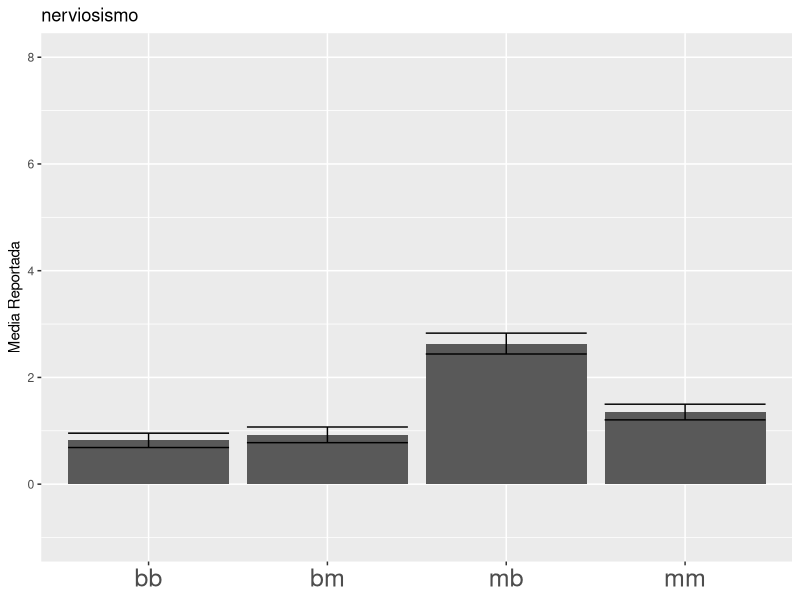
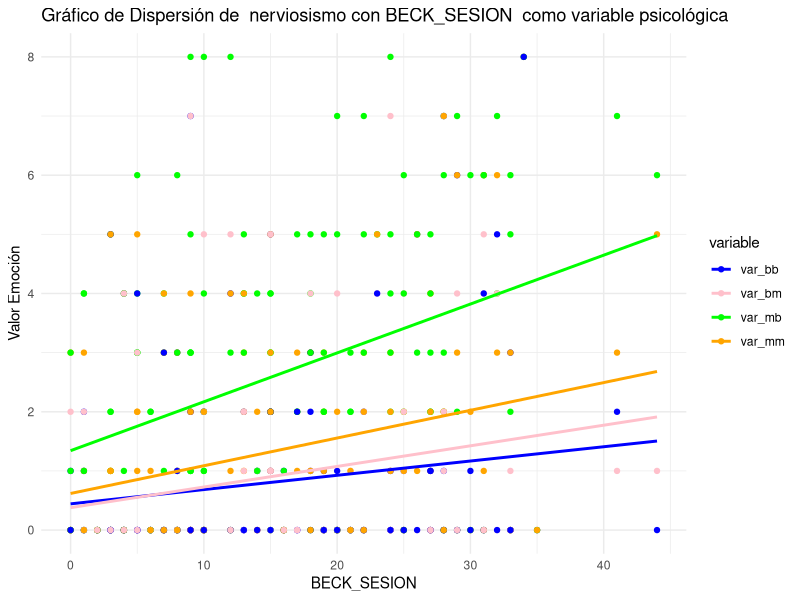
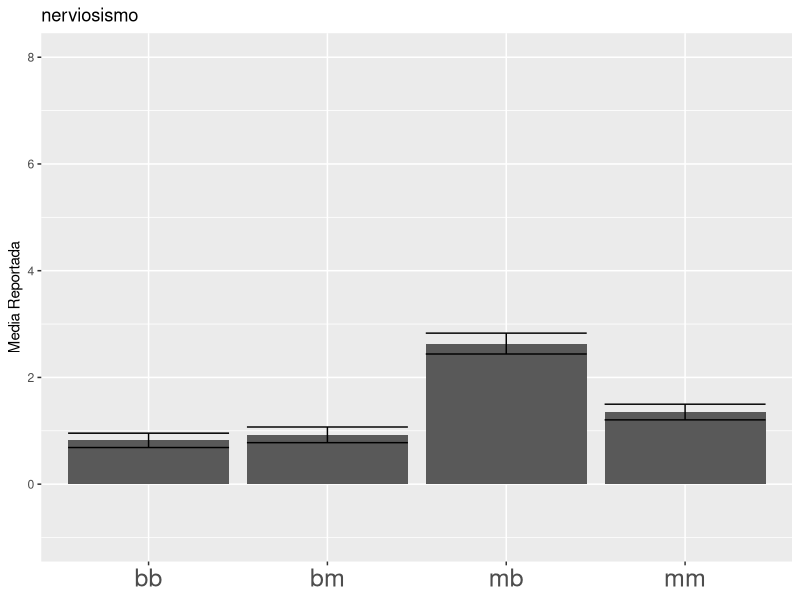
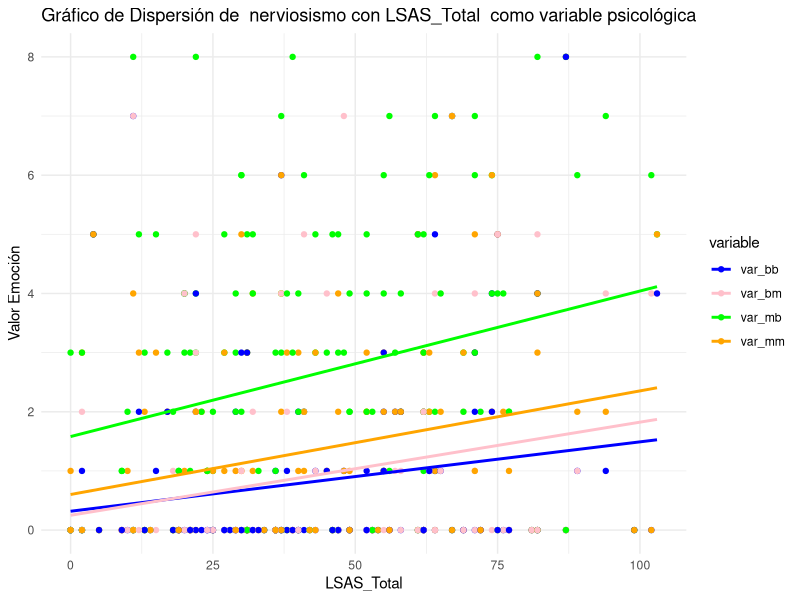
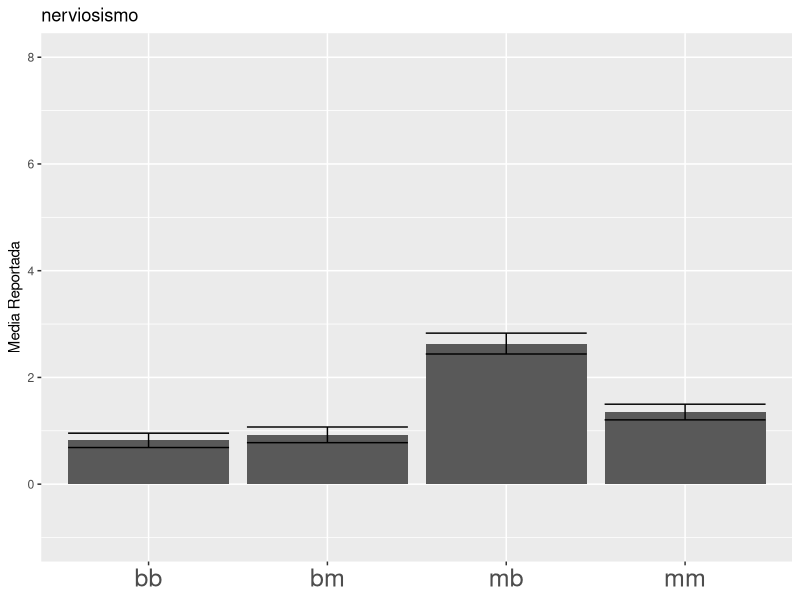
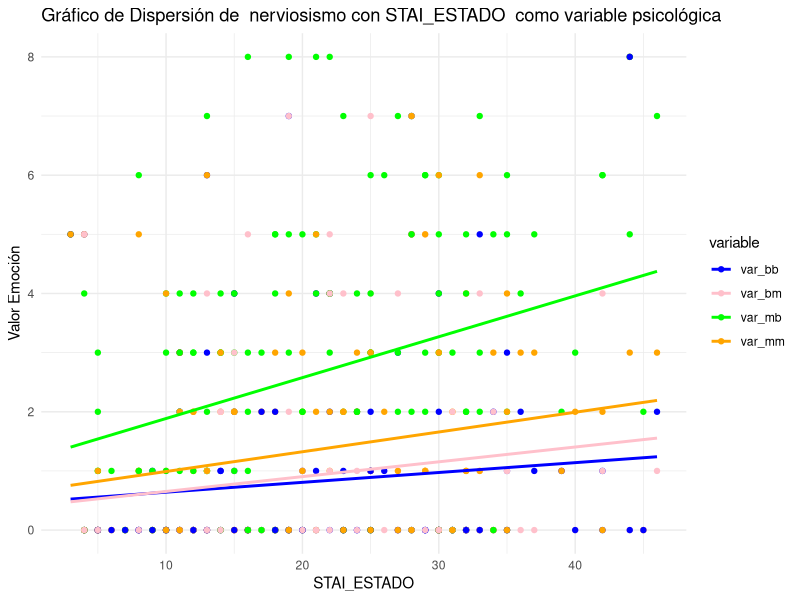
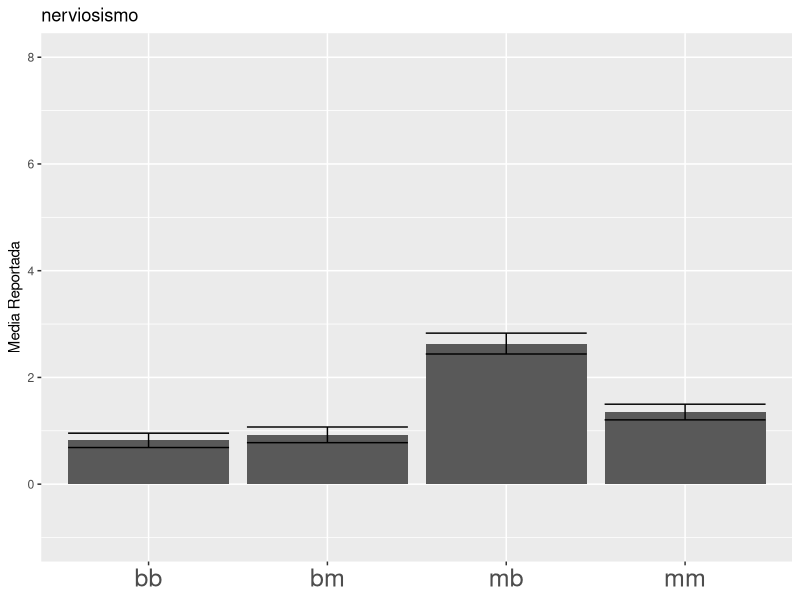
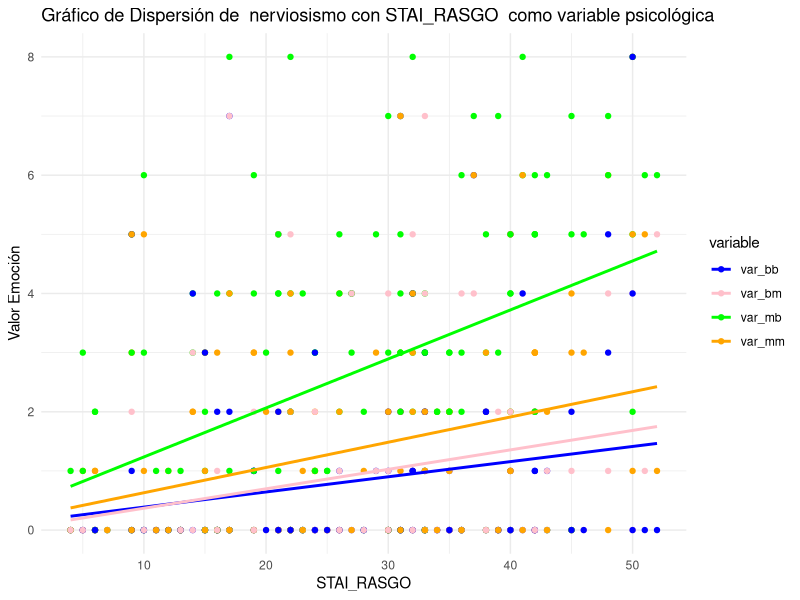

Recreate these plots in R, in order.
# Cargar librerías
library(dplyr)
library(reshape2)
library(plyr)
library(stringr)
library(ggplot2)
library(lme4)
library(lmerTest)
library(car)
library(emmeans)
library(plotrix)

# Cargar datos
emocionales = read.csv('./emocionales/emocionales.csv')
emocionales$codigo = as.factor(emocionales$codigo)
psicologicos = read.csv('./psicologicos/psicologicos.csv')
cuestionarios = right_join(x=emocionales, y=psicologicos, by='codigo')

# Crear carpeta 'figuras' si no existe
if (!dir.exists("figuras")) {
  dir.create("figuras")
}

# Función de análisis emocional generalizada
analyse_emotion <- function(name, col_ref, variable_psicologica) {
  # Determinar columnas de interés basadas en el parámetro col_ref
  col_var_desde <- which(colnames(cuestionarios) == col_ref)
  col_var_hasta <- col_var_desde + 3
  
  # Subset del dataframe con las columnas específicas
  var_wide <- cuestionarios[, c(
    which(colnames(cuestionarios) == "codigo"),
    col_var_desde:col_var_hasta
  )]
  
  # Eliminar participantes con datos incompletos
  var_wide <- var_wide[complete.cases(var_wide), ]
  
  # Renombrar columnas para trabajar con una estructura estándar
  colnames(var_wide) <- c("codigo", "var_bb", "var_bm", "var_mb", "var_mm")
  
  # Transformar a formato largo
  emocion <- melt(var_wide, id = c("codigo"))
  emocion$value <- as.numeric(emocion$value)
  
  # Unir con la variable psicológica y limpiar los datos
  emocion <- merge(emocion, cuestionarios[, c("codigo", variable_psicologica, "sexo","edad")], by = "codigo")
  emocion[[variable_psicologica]] <- as.numeric(as.character(emocion[[variable_psicologica]]))
  emocion$edad <- as.numeric(emocion$edad)
  emocion$sexo <- as.factor(emocion$sexo)
  emocion <- emocion[complete.cases(emocion[[variable_psicologica]], emocion$value), ]
  
  # Resumir datos para la gráfica
  datosGrafico <- ddply(emocion, c("variable"), summarize,
                        media = mean(value, na.rm = TRUE),
                        sd = std.error(value, na.rm = TRUE))
  
  # Crear la gráfica de barras
  graficoOutcome <- ggplot(data = datosGrafico, mapping = aes(x = variable, y = media)) +
    geom_bar(stat = "identity", position = "dodge") +
    geom_errorbar(mapping = aes(x = variable, ymin = pmax(media - sd, 0), ymax = media + sd),
                  position = "dodge") +
    scale_x_discrete(labels = c("bb", "bm", "mb", "mm")) +
    ylab("Media Reportada") +
    theme(axis.title.x = element_blank(),
          axis.text.x = element_text(size = 18),
          strip.text = element_text(family = 'Anton', face = 'bold', size = 24, hjust = 0)) +
    scale_y_continuous(limits = c(-1, 8)) +
    ggtitle(name)
  
  # Guardar la gráfica de barras
  nombre_archivo_barra <- paste0("figuras/", name, "_", variable_psicologica, "_barras.png")
  png(filename = nombre_archivo_barra, width = 900, height = 700)
  print(graficoOutcome)
  dev.off()

  # Gráfico de dispersión 
  graficoDispersion <- ggplot(data = emocion, aes(x = !!sym(variable_psicologica), y = value, color = variable)) +
    geom_point() +
    geom_smooth(method = "lm", formula = y ~ x, size = 1, alpha = 0.5, se = FALSE) +
    scale_color_manual(values = c("blue", "pink", "green", "orange", "red")) +
    ylab("Valor Emoción") +
    theme_minimal() +
    ggtitle(paste("Gráfico de Dispersión de ",name, "con", variable_psicologica, " como variable psicológica"))
  
  # Guardar la gráfica de dispersión
  nombre_archivo_disp <- paste0("figuras/", name, "_", variable_psicologica, "_dispersion.png")
  png(filename = nombre_archivo_disp, width = 900, height = 700)
  print(graficoDispersion)
  dev.off()

  # Crear factores para resultados de participante y cojugador
  emocion$resultadoParticipante_bool <- factor(str_detect(emocion$variable, "var_b."))
  emocion$resultadoParticipante <- as.factor(ifelse(emocion$resultadoParticipante_bool == TRUE, 'b', 'm'))
  
  emocion$resultadoCojugador_bool <- factor(str_detect(emocion$variable, "var_.b"))
  emocion$resultadoCojugador <- as.factor(ifelse(emocion$resultadoCojugador_bool == TRUE, 'b', 'm'))
  
  # Ajustar modelo lineal mixto
  formula <- as.formula(paste("value ~ resultadoCojugador * resultadoParticipante *", variable_psicologica, "+ sexo + edad + (1 | codigo)"))
  modelo <- lmer(formula, data = emocion)
  anovaOutcome <- Anova(modelo, type = 3, test.statistic = "F")
  modelo.ref.grid <- ref_grid(modelo)
  print(summary(modelo))
  
  # Resultado Anova y Gráficos
  print("#### Resultado Anova ####")
  print(anovaOutcome)
  
  # Gráficos del modelo y emmeans
  plot(modelo)
  print(emmeans(modelo.ref.grid, ~resultadoParticipante))
  print(emmeans(modelo.ref.grid, ~resultadoCojugador))
  print(emmeans(modelo.ref.grid, pairwise ~ resultadoParticipante * resultadoCojugador))

  # Calcular y comparar pendientes (emtrends)
  print('##### EMTRENDS #####')
  pends <- emtrends(modelo, ~resultadoParticipante * resultadoCojugador, var = variable_psicologica)
  print(pends)
  print(contrast(pends, method = 'pairwise', adjust = 'holm'))

  return(modelo.ref.grid)
}

# print("Analisis para felicidad")
# felicidad   <- analyse_emotion("felicidad", "Felicidad_bb", "BECK_SESION")
# felicidad   <- analyse_emotion("felicidad", "Felicidad_bb", "LSAS_Total")
# felicidad   <- analyse_emotion("felicidad", "Felicidad_bb", "STAI_ESTADO")
# felicidad   <- analyse_emotion("felicidad", "Felicidad_bb", "STAI_RASGO")
# felicidad   <- analyse_emotion("felicidad", "Felicidad_bb", "PCA")

# print("Analisis para Culpa")
# culpa       <- analyse_emotion("culpa", "Culpa_bb", "BECK_SESION")
# culpa       <- analyse_emotion("culpa", "Culpa_bb", "LSAS_Total")
# culpa       <- analyse_emotion("culpa", "Culpa_bb", "STAI_ESTADO")
# culpa       <- analyse_emotion("culpa", "Culpa_bb", "STAI_RASGO")
# culpa       <- analyse_emotion("culpa", "Culpa_bb", "PCA")

# print("Analisis para Decepcion")
# decepcion   <- analyse_emotion("decepcion", "Decepcion_bb", "BECK_SESION")
# decepcion   <- analyse_emotion("decepcion", "Decepcion_bb", "LSAS_Total")
# decepcion   <- analyse_emotion("decepcion", "Decepcion_bb", "STAI_ESTADO")
# decepcion   <- analyse_emotion("decepcion", "Decepcion_bb", "STAI_RASGO")
# decepcion   <- analyse_emotion("decepcion", "Decepcion_bb", "PCA")

# print("Analisis para Enojo")
# enojo      <- analyse_emotion("enojo", "Enojo_bb", "BECK_SESION")
# enojo      <- analyse_emotion("enojo", "Enojo_bb", "LSAS_Total")
# enojo      <- analyse_emotion("enojo", "Enojo_bb", "STAI_ESTADO")
# enojo      <- analyse_emotion("enojo", "Enojo_bb", "STAI_RASGO")
# enojo      <- analyse_emotion("enojo",  "Enojo_bb", "PCA")

# print("Analisis para Tristeza")
# tristeza    <- analyse_emotion("tristeza",  "Tristeza_bb", "BECK_SESION")
# tristeza    <- analyse_emotion("tristeza",  "Tristeza_bb", "LSAS_Total")
# tristeza    <- analyse_emotion("tristeza",  "Tristeza_bb", "STAI_ESTADO")
# tristeza    <- analyse_emotion("tristeza",  "Tristeza_bb", "STAI_RASGO")
# tristeza    <- analyse_emotion("tristeza",  "Tristeza_bb", "PCA")

# print("Analisis para Alivio")
# alivio      <- analyse_emotion("alivio",  "Alivio_bb", "BECK_SESION")
# alivio      <- analyse_emotion("alivio",  "Alivio_bb", "LSAS_Total")
# alivio      <- analyse_emotion("alivio",  "Alivio_bb", "STAI_ESTADO")
# alivio      <- analyse_emotion("alivio",  "Alivio_bb", "STAI_RASGO")
# alivio      <- analyse_emotion("alivio",  "Alivio_bb", "PCA")

# print("Analisis para Vergüenza")
# verguenza   <- analyse_emotion("vergüenza",   "Vergüenza_bb", "BECK_SESION")
# verguenza   <- analyse_emotion("vergüenza",   "Vergüenza_bb", "LSAS_Total")
# verguenza   <- analyse_emotion("vergüenza",   "Vergüenza_bb", "STAI_ESTADO")
# verguenza   <- analyse_emotion("vergüenza",   "Vergüenza_bb", "STAI_RASGO")
# verguenza   <- analyse_emotion("vergüenza",   "Vergüenza_bb", "PCA")

print("Analisis para Nerviosismo")
nerviosismo <- analyse_emotion("nerviosismo", "Nerviosismo_bb", "BECK_SESION")
nerviosismo <- analyse_emotion("nerviosismo", "Nerviosismo_bb", "LSAS_Total")
nerviosismo <- analyse_emotion("nerviosismo", "Nerviosismo_bb", "STAI_ESTADO")
nerviosismo <- analyse_emotion("nerviosismo", "Nerviosismo_bb", "STAI_RASGO")
nerviosismo <- analyse_emotion("nerviosismo", "Nerviosismo_bb", "PCA") 
